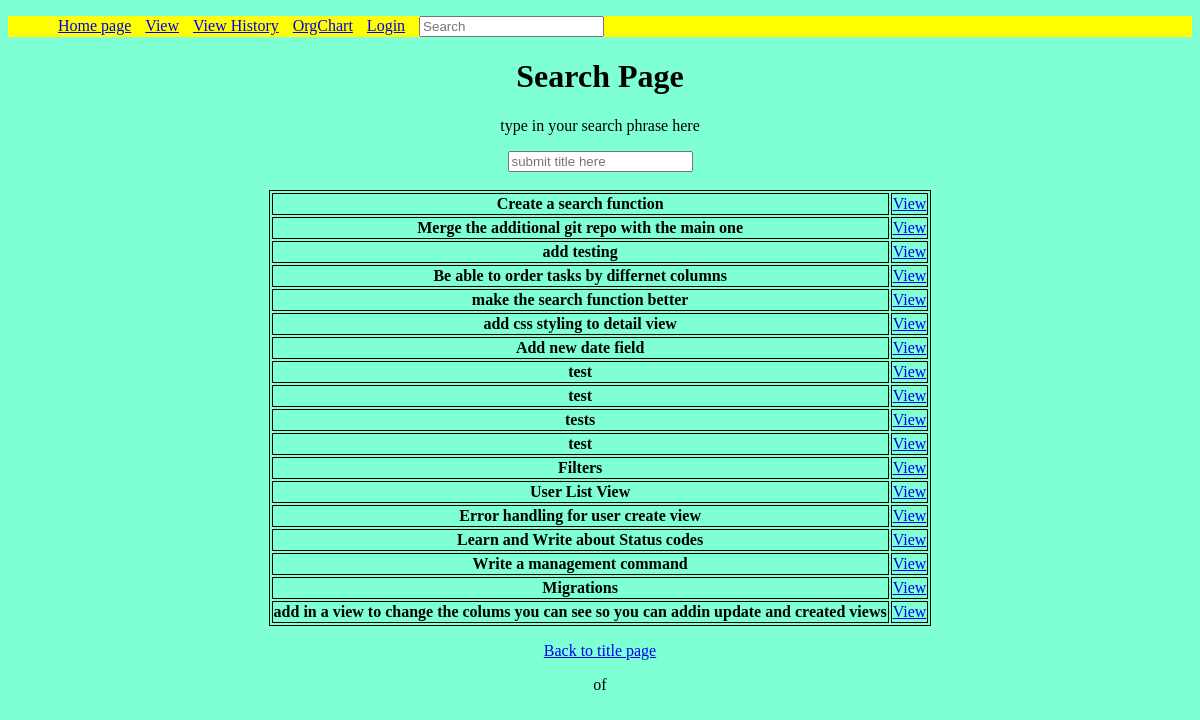
/view/search/, run on the app's committed database.
### taskmanager/models.py (models this page shows, shortened)
class Task(models.Model):
    title = models.CharField(max_length=255)
    discr = models.CharField(max_length=255)
    rag = models.CharField(max_length=255)
    status = models.CharField(max_length=255)
    active = models.BooleanField(default=True)
    created_on = models.DateField(auto_now_add=True)
    update_last = models.DateField(auto_now=True)
    project = models.ForeignKey(Project, on_delete=models.CASCADE)
    class Meta:
        permissions = (("can_close_tasks", "can mark tasks as closed"),)

### taskmanager/views.py (the view)
# urls.py: path("view/search/", views.SearchView.as_view(), name="search"),
class SearchView(generic.ListView):
    model = Task
    template_name = "search.html"
    context_object_name = "tasks"
    form_class = TaskForm
    def get_queryset(self):
        query = self.request.GET.get("lookup", "")
        object_list = Task.objects.filter(Q(title__icontains=query))
        return object_list
    def get(self, request, *args, **kwargs):  # this returns the data as a list view.
        response = super().get(request, *args, **kwargs)
        return response

### taskmanager/templates/search.html (shortened to what this page needs)
{% extends 'base_layout.html'%}
{% block content%}
<div class="main">
    <h1>Search Page</h1>
    <p>type in your search phrase here</p>
    <form action="{% url 'search' %}" method="GET">
        <input type="text" name="lookup" value="{{ request.GET.lookup }}" placeholder="submit title here">
    </form>
    <br>
</div>
{% endblock %}
{% block table %}
        <table class="center">
            {% for task in tasks %}
            <tr>
            <th>{{ task.title }}</th>
            <td><a href="{% url 'detail' pk=task.pk %}">View</a></td>
            </tr>
            {% endfor %}
        </table>
{% endblock %}

### taskmanager/static/mainstatic.css (style rules this page uses)
.main { text-align: center; }
table, th, td { border: 1px solid black; }
table.center { margin-left: auto; margin-right: auto; }

### data on the page
Task: title "Create a search function"
Task: title "Merge the additional git repo with the main one"
Task: title "add testing"
Task: title "Be able to order tasks by differnet columns"
Task: title "make the search function better"
Task: title "add css styling to detail view"
Task: title "Add new date field"
Task: title "test"
Task: title "test"
Task: title "tests"
Task: title "test"
Task: title "Filters"
Task: title "User List View"
Task: title "Error handling for user create view"
Task: title "Learn and Write about Status codes"
Task: title "Write a management command"
Task: title "Migrations"
Task: title "add in a view to change the colums you can see so you can addin update and created views"
